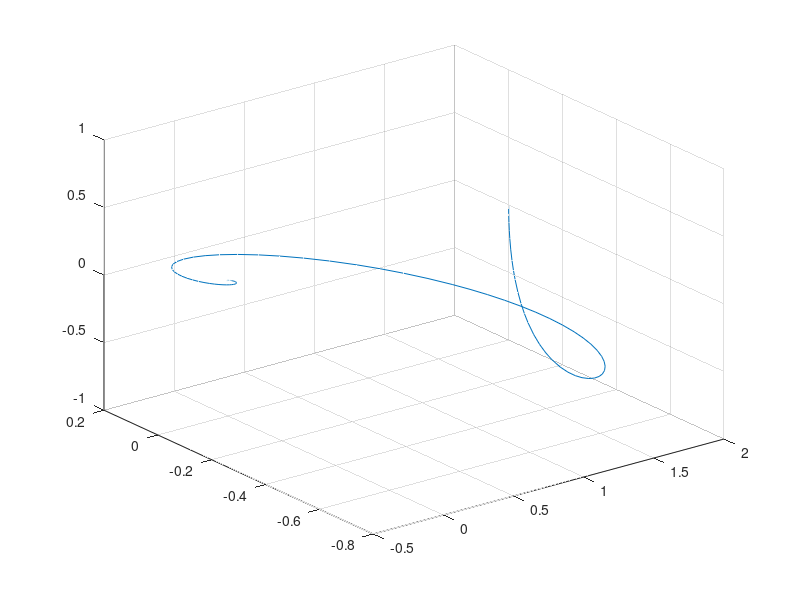
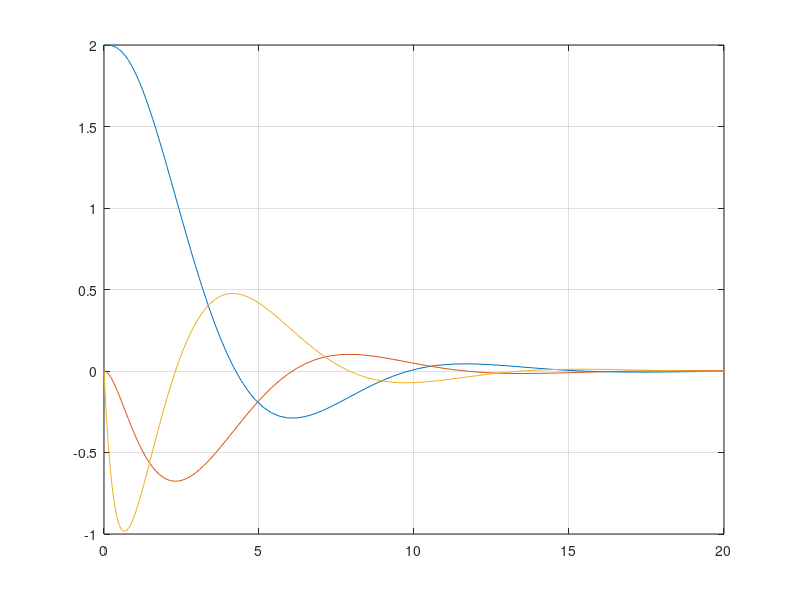

Recreate these plots in MATLAB, in order.
clc, clear, close all
x_0 = 2;
y_0 = 0;
z_0 = 0;
T = 20;



sys = @(t,x) [  x(2); 
                0.5*x(3); 
                -2*x(1) - 4*x(2) - 3*x(3)];

[t, sol] = ode45(sys, [0 T], [x_0 y_0 z_0]);


figure(1)
plot3(sol(:,1),sol(:,2),sol(:,3))
grid on
figure(2)
plot(t,sol(:,1),t,sol(:,2),t,sol(:,3))
grid on



